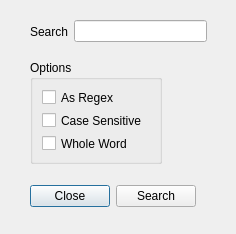
<?xml version="1.0" encoding="UTF-8"?>
<ui version="4.0">
 <class>SearchDialog</class>
 <widget class="QDialog" name="SearchDialog">
  <property name="geometry">
   <rect>
    <x>0</x>
    <y>0</y>
    <width>236</width>
    <height>234</height>
   </rect>
  </property>
  <property name="windowTitle">
   <string>Dialog</string>
  </property>
  <widget class="QGroupBox" name="groupBox">
   <property name="geometry">
    <rect>
     <x>30</x>
     <y>60</y>
     <width>132</width>
     <height>104</height>
    </rect>
   </property>
   <property name="title">
    <string>Options</string>
   </property>
   <layout class="QVBoxLayout" name="verticalLayout">
    <item>
     <widget class="QCheckBox" name="asRegex">
      <property name="text">
       <string>As Regex</string>
      </property>
     </widget>
    </item>
    <item>
     <widget class="QCheckBox" name="caseSensitive">
      <property name="text">
       <string>Case Sensitive</string>
      </property>
     </widget>
    </item>
    <item>
     <widget class="QCheckBox" name="wholeWord">
      <property name="text">
       <string>Whole Word</string>
      </property>
     </widget>
    </item>
   </layout>
  </widget>
  <widget class="QWidget" name="">
   <property name="geometry">
    <rect>
     <x>30</x>
     <y>180</y>
     <width>166</width>
     <height>32</height>
    </rect>
   </property>
   <layout class="QHBoxLayout" name="horizontalLayout_2">
    <item>
     <spacer name="horizontalSpacer">
      <property name="orientation">
       <enum>Qt::Orientation::Horizontal</enum>
      </property>
      <property name="sizeHint" stdset="0">
       <size>
        <width>40</width>
        <height>20</height>
       </size>
      </property>
     </spacer>
    </item>
    <item>
     <widget class="QPushButton" name="pushButton_2">
      <property name="text">
       <string>Close</string>
      </property>
     </widget>
    </item>
    <item>
     <widget class="QPushButton" name="pushButton">
      <property name="text">
       <string>Search</string>
      </property>
     </widget>
    </item>
   </layout>
  </widget>
  <widget class="QWidget" name="">
   <property name="geometry">
    <rect>
     <x>30</x>
     <y>20</y>
     <width>177</width>
     <height>23</height>
    </rect>
   </property>
   <layout class="QHBoxLayout" name="horizontalLayout">
    <item>
     <widget class="QLabel" name="label">
      <property name="text">
       <string>Search</string>
      </property>
     </widget>
    </item>
    <item>
     <widget class="QLineEdit" name="search"/>
    </item>
   </layout>
  </widget>
 </widget>
 <resources/>
 <connections/>
</ui>
